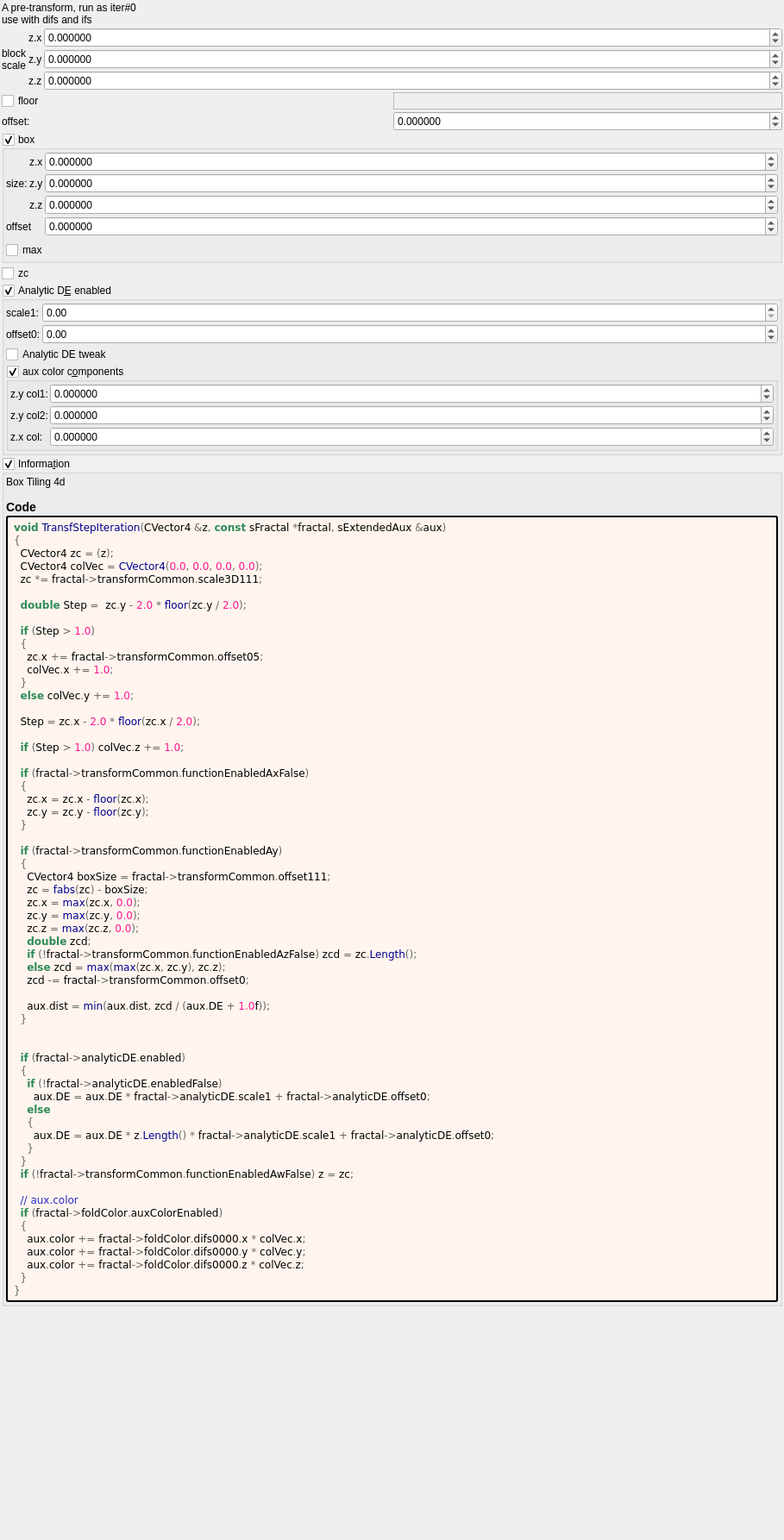
<?xml version="1.0" encoding="UTF-8"?>
<ui version="4.0">
 <class>transf_step</class>
 <widget class="QWidget" name="Form">
  <property name="geometry">
   <rect>
    <x>0</x>
    <y>0</y>
    <width>909</width>
    <height>1786</height>
   </rect>
  </property>
  <property name="windowTitle">
   <string notr="true">transf_step</string>
  </property>
  <layout class="QVBoxLayout" name="verticalLayout">
   <property name="spacing">
    <number>2</number>
   </property>
   <property name="leftMargin">
    <number>2</number>
   </property>
   <property name="topMargin">
    <number>2</number>
   </property>
   <property name="rightMargin">
    <number>2</number>
   </property>
   <property name="bottomMargin">
    <number>2</number>
   </property>
   <item>
    <widget class="QLabel" name="label_75">
     <property name="text">
      <string>A pre-transform, run as iter#0
use with difs and ifs</string>
     </property>
    </widget>
   </item>
   <item>
    <layout class="QGridLayout" name="gridLayout_2" columnstretch="0,0,1">
     <property name="spacing">
      <number>2</number>
     </property>
     <item row="3" column="2">
      <widget class="MyDoubleSpinBox" name="spinbox3_transf_scale3D_111_x">
       <property name="sizePolicy">
        <sizepolicy hsizetype="Minimum" vsizetype="Maximum">
         <horstretch>0</horstretch>
         <verstretch>0</verstretch>
        </sizepolicy>
       </property>
       <property name="prefix">
        <string/>
       </property>
       <property name="suffix">
        <string/>
       </property>
       <property name="decimals">
        <number>6</number>
       </property>
       <property name="minimum">
        <double>-99.989999999999995</double>
       </property>
       <property name="maximum">
        <double>99.989999999999995</double>
       </property>
       <property name="singleStep">
        <double>0.100000000000000</double>
       </property>
      </widget>
     </item>
     <item row="5" column="1">
      <widget class="QLabel" name="label_127">
       <property name="text">
        <string notr="true">z.z</string>
       </property>
      </widget>
     </item>
     <item row="4" column="2">
      <widget class="MyDoubleSpinBox" name="spinbox3_transf_scale3D_111_y">
       <property name="enabled">
        <bool>true</bool>
       </property>
       <property name="sizePolicy">
        <sizepolicy hsizetype="Minimum" vsizetype="Maximum">
         <horstretch>0</horstretch>
         <verstretch>0</verstretch>
        </sizepolicy>
       </property>
       <property name="prefix">
        <string/>
       </property>
       <property name="suffix">
        <string/>
       </property>
       <property name="decimals">
        <number>6</number>
       </property>
       <property name="minimum">
        <double>-99.989999999999995</double>
       </property>
       <property name="maximum">
        <double>99.989999999999995</double>
       </property>
       <property name="singleStep">
        <double>0.100000000000000</double>
       </property>
      </widget>
     </item>
     <item row="5" column="2">
      <widget class="MyDoubleSpinBox" name="spinbox3_transf_scale3D_111_z">
       <property name="enabled">
        <bool>true</bool>
       </property>
       <property name="sizePolicy">
        <sizepolicy hsizetype="Minimum" vsizetype="Maximum">
         <horstretch>0</horstretch>
         <verstretch>0</verstretch>
        </sizepolicy>
       </property>
       <property name="prefix">
        <string/>
       </property>
       <property name="suffix">
        <string/>
       </property>
       <property name="decimals">
        <number>6</number>
       </property>
       <property name="minimum">
        <double>-99.989999999999995</double>
       </property>
       <property name="maximum">
        <double>99.989999999999995</double>
       </property>
       <property name="singleStep">
        <double>0.100000000000000</double>
       </property>
      </widget>
     </item>
     <item row="3" column="1">
      <widget class="QLabel" name="label_129">
       <property name="text">
        <string notr="true">z.x</string>
       </property>
      </widget>
     </item>
     <item row="4" column="1">
      <widget class="QLabel" name="label_130">
       <property name="text">
        <string notr="true">z.y</string>
       </property>
      </widget>
     </item>
     <item row="3" column="0" rowspan="3">
      <widget class="QLabel" name="label_109">
       <property name="text">
        <string>block
scale</string>
       </property>
      </widget>
     </item>
    </layout>
   </item>
   <item>
    <layout class="QGridLayout" name="gridLayout_75" columnstretch="0,0">
     <property name="spacing">
      <number>2</number>
     </property>
     <item row="1" column="0">
      <widget class="MyCheckBox" name="checkBox_transf_function_enabledAx_false">
       <property name="text">
        <string notr="true">floor</string>
       </property>
      </widget>
     </item>
     <item row="1" column="1">
      <widget class="QFrame" name="frame">
       <property name="frameShape">
        <enum>QFrame::StyledPanel</enum>
       </property>
       <property name="frameShadow">
        <enum>QFrame::Raised</enum>
       </property>
      </widget>
     </item>
     <item row="2" column="0">
      <widget class="QLabel" name="label_110">
       <property name="text">
        <string>offset:</string>
       </property>
      </widget>
     </item>
     <item row="2" column="1">
      <widget class="MyDoubleSpinBox" name="spinbox_transf_offset_05">
       <property name="sizePolicy">
        <sizepolicy hsizetype="Minimum" vsizetype="Maximum">
         <horstretch>0</horstretch>
         <verstretch>0</verstretch>
        </sizepolicy>
       </property>
       <property name="prefix">
        <string/>
       </property>
       <property name="suffix">
        <string/>
       </property>
       <property name="decimals">
        <number>6</number>
       </property>
       <property name="minimum">
        <double>-99.989999999999995</double>
       </property>
       <property name="maximum">
        <double>99.989999999999995</double>
       </property>
       <property name="singleStep">
        <double>0.100000000000000</double>
       </property>
      </widget>
     </item>
    </layout>
   </item>
   <item>
    <widget class="MyGroupBox" name="groupCheck_transf_function_enabledAy">
     <property name="font">
      <font>
       <weight>50</weight>
       <bold>false</bold>
      </font>
     </property>
     <property name="title">
      <string>box&amp;</string>
     </property>
     <property name="checkable">
      <bool>true</bool>
     </property>
     <layout class="QVBoxLayout" name="verticalLayout_4">
      <property name="leftMargin">
       <number>2</number>
      </property>
      <property name="topMargin">
       <number>2</number>
      </property>
      <property name="rightMargin">
       <number>2</number>
      </property>
      <property name="bottomMargin">
       <number>2</number>
      </property>
      <item>
       <layout class="QGridLayout" name="gridLayout" columnstretch="0,0,1">
        <property name="spacing">
         <number>2</number>
        </property>
        <item row="5" column="2">
         <widget class="MyDoubleSpinBox" name="spinbox3_transf_offset_111_z">
          <property name="enabled">
           <bool>true</bool>
          </property>
          <property name="sizePolicy">
           <sizepolicy hsizetype="Minimum" vsizetype="Maximum">
            <horstretch>0</horstretch>
            <verstretch>0</verstretch>
           </sizepolicy>
          </property>
          <property name="prefix">
           <string/>
          </property>
          <property name="suffix">
           <string/>
          </property>
          <property name="decimals">
           <number>6</number>
          </property>
          <property name="minimum">
           <double>-99.989999999999995</double>
          </property>
          <property name="maximum">
           <double>99.989999999999995</double>
          </property>
          <property name="singleStep">
           <double>0.100000000000000</double>
          </property>
         </widget>
        </item>
        <item row="3" column="0" rowspan="3">
         <widget class="QLabel" name="label_108">
          <property name="text">
           <string>size:</string>
          </property>
         </widget>
        </item>
        <item row="4" column="2">
         <widget class="MyDoubleSpinBox" name="spinbox3_transf_offset_111_y">
          <property name="enabled">
           <bool>true</bool>
          </property>
          <property name="sizePolicy">
           <sizepolicy hsizetype="Minimum" vsizetype="Maximum">
            <horstretch>0</horstretch>
            <verstretch>0</verstretch>
           </sizepolicy>
          </property>
          <property name="prefix">
           <string/>
          </property>
          <property name="suffix">
           <string/>
          </property>
          <property name="decimals">
           <number>6</number>
          </property>
          <property name="minimum">
           <double>-99.989999999999995</double>
          </property>
          <property name="maximum">
           <double>99.989999999999995</double>
          </property>
          <property name="singleStep">
           <double>0.100000000000000</double>
          </property>
         </widget>
        </item>
        <item row="5" column="1">
         <widget class="QLabel" name="label_122">
          <property name="text">
           <string notr="true">z.z</string>
          </property>
         </widget>
        </item>
        <item row="3" column="1">
         <widget class="QLabel" name="label_121">
          <property name="text">
           <string notr="true">z.x</string>
          </property>
         </widget>
        </item>
        <item row="3" column="2">
         <widget class="MyDoubleSpinBox" name="spinbox3_transf_offset_111_x">
          <property name="sizePolicy">
           <sizepolicy hsizetype="Minimum" vsizetype="Maximum">
            <horstretch>0</horstretch>
            <verstretch>0</verstretch>
           </sizepolicy>
          </property>
          <property name="prefix">
           <string/>
          </property>
          <property name="suffix">
           <string/>
          </property>
          <property name="decimals">
           <number>6</number>
          </property>
          <property name="minimum">
           <double>-99.989999999999995</double>
          </property>
          <property name="maximum">
           <double>99.989999999999995</double>
          </property>
          <property name="singleStep">
           <double>0.100000000000000</double>
          </property>
         </widget>
        </item>
        <item row="4" column="1">
         <widget class="QLabel" name="label_124">
          <property name="text">
           <string notr="true">z.y</string>
          </property>
         </widget>
        </item>
        <item row="6" column="2">
         <widget class="MyDoubleSpinBox" name="spinbox_transf_offset_0">
          <property name="sizePolicy">
           <sizepolicy hsizetype="Minimum" vsizetype="Maximum">
            <horstretch>0</horstretch>
            <verstretch>0</verstretch>
           </sizepolicy>
          </property>
          <property name="prefix">
           <string/>
          </property>
          <property name="suffix">
           <string/>
          </property>
          <property name="decimals">
           <number>6</number>
          </property>
          <property name="minimum">
           <double>-99.989999999999995</double>
          </property>
          <property name="maximum">
           <double>99.989999999999995</double>
          </property>
          <property name="singleStep">
           <double>0.100000000000000</double>
          </property>
         </widget>
        </item>
        <item row="6" column="0" colspan="2">
         <widget class="QLabel" name="label_125">
          <property name="text">
           <string notr="true">offset</string>
          </property>
         </widget>
        </item>
       </layout>
      </item>
      <item>
       <widget class="MyCheckBox" name="checkBox_transf_function_enabledAz_false">
        <property name="text">
         <string notr="true">max</string>
        </property>
       </widget>
      </item>
     </layout>
    </widget>
   </item>
   <item>
    <widget class="MyCheckBox" name="checkBox_transf_function_enabledAw_false">
     <property name="text">
      <string notr="true">zc</string>
     </property>
    </widget>
   </item>
   <item>
    <widget class="MyGroupBox" name="groupCheck_analyticDE_enabled">
     <property name="title">
      <string>Analytic D&amp;E enabled</string>
     </property>
     <property name="checkable">
      <bool>true</bool>
     </property>
     <layout class="QVBoxLayout" name="verticalLayout_12" stretch="0,0,0">
      <property name="spacing">
       <number>2</number>
      </property>
      <property name="leftMargin">
       <number>2</number>
      </property>
      <property name="topMargin">
       <number>2</number>
      </property>
      <property name="rightMargin">
       <number>2</number>
      </property>
      <property name="bottomMargin">
       <number>2</number>
      </property>
      <item>
       <layout class="QGridLayout" name="gridLayout_28" columnstretch="0,0,1">
        <property name="spacing">
         <number>2</number>
        </property>
        <item row="1" column="1">
         <widget class="QLabel" name="label_178">
          <property name="text">
           <string>offset0:</string>
          </property>
         </widget>
        </item>
        <item row="0" column="1">
         <widget class="QLabel" name="label_179">
          <property name="text">
           <string>scale1:</string>
          </property>
         </widget>
        </item>
        <item row="1" column="2">
         <widget class="MyDoubleSpinBox" name="spinbox_analyticDE_offset_0">
          <property name="sizePolicy">
           <sizepolicy hsizetype="Minimum" vsizetype="Maximum">
            <horstretch>0</horstretch>
            <verstretch>0</verstretch>
           </sizepolicy>
          </property>
          <property name="prefix">
           <string/>
          </property>
          <property name="suffix">
           <string/>
          </property>
          <property name="decimals">
           <number>2</number>
          </property>
          <property name="minimum">
           <double>-99.989999999999995</double>
          </property>
          <property name="maximum">
           <double>99.989999999999995</double>
          </property>
          <property name="singleStep">
           <double>0.100000000000000</double>
          </property>
         </widget>
        </item>
        <item row="0" column="2">
         <widget class="MyDoubleSpinBox" name="spinbox_analyticDE_scale_1">
          <property name="sizePolicy">
           <sizepolicy hsizetype="Minimum" vsizetype="Maximum">
            <horstretch>0</horstretch>
            <verstretch>0</verstretch>
           </sizepolicy>
          </property>
          <property name="prefix">
           <string/>
          </property>
          <property name="suffix">
           <string/>
          </property>
          <property name="decimals">
           <number>2</number>
          </property>
          <property name="minimum">
           <double>0.000000000000000</double>
          </property>
          <property name="maximum">
           <double>99.989999999999995</double>
          </property>
          <property name="singleStep">
           <double>0.100000000000000</double>
          </property>
         </widget>
        </item>
       </layout>
      </item>
      <item>
       <widget class="MyCheckBox" name="checkBox_analyticDE_enabled_false">
        <property name="toolTip">
         <string>&lt;html&gt;&lt;head/&gt;&lt;body&gt;&lt;p&gt;Can sometimes improve render quality when using analytic DE&lt;/p&gt;&lt;/body&gt;&lt;/html&gt;</string>
        </property>
        <property name="text">
         <string>Analytic DE tweak</string>
        </property>
       </widget>
      </item>
      <item>
       <widget class="MyGroupBox" name="groupCheck_fold_color_aux_color_enabled">
        <property name="title">
         <string>aux color c&amp;omponents</string>
        </property>
        <property name="checkable">
         <bool>true</bool>
        </property>
        <layout class="QVBoxLayout" name="verticalLayout_11">
         <property name="leftMargin">
          <number>2</number>
         </property>
         <property name="topMargin">
          <number>2</number>
         </property>
         <property name="rightMargin">
          <number>2</number>
         </property>
         <property name="bottomMargin">
          <number>2</number>
         </property>
         <item>
          <layout class="QGridLayout" name="gridLayout_19" columnstretch="0,1">
           <property name="spacing">
            <number>2</number>
           </property>
           <item row="2" column="1">
            <widget class="MyDoubleSpinBox" name="spinbox4_fold_color_difs_0000_y">
             <property name="sizePolicy">
              <sizepolicy hsizetype="Minimum" vsizetype="Maximum">
               <horstretch>0</horstretch>
               <verstretch>0</verstretch>
              </sizepolicy>
             </property>
             <property name="prefix">
              <string/>
             </property>
             <property name="suffix">
              <string/>
             </property>
             <property name="decimals">
              <number>6</number>
             </property>
             <property name="minimum">
              <double>-100.000000000000000</double>
             </property>
             <property name="maximum">
              <double>100.000000000000000</double>
             </property>
             <property name="singleStep">
              <double>0.100000000000000</double>
             </property>
            </widget>
           </item>
           <item row="2" column="0">
            <widget class="QLabel" name="label_55">
             <property name="text">
              <string>z.y col2:</string>
             </property>
            </widget>
           </item>
           <item row="1" column="1">
            <widget class="MyDoubleSpinBox" name="spinbox4_fold_color_difs_0000_x">
             <property name="sizePolicy">
              <sizepolicy hsizetype="Minimum" vsizetype="Maximum">
               <horstretch>0</horstretch>
               <verstretch>0</verstretch>
              </sizepolicy>
             </property>
             <property name="prefix">
              <string/>
             </property>
             <property name="suffix">
              <string/>
             </property>
             <property name="decimals">
              <number>6</number>
             </property>
             <property name="minimum">
              <double>-100.000000000000000</double>
             </property>
             <property name="maximum">
              <double>100.000000000000000</double>
             </property>
             <property name="singleStep">
              <double>0.100000000000000</double>
             </property>
            </widget>
           </item>
           <item row="1" column="0">
            <widget class="QLabel" name="label_53">
             <property name="text">
              <string>z.y col1:</string>
             </property>
            </widget>
           </item>
           <item row="3" column="1">
            <widget class="MyDoubleSpinBox" name="spinbox4_fold_color_difs_0000_z">
             <property name="sizePolicy">
              <sizepolicy hsizetype="Minimum" vsizetype="Maximum">
               <horstretch>0</horstretch>
               <verstretch>0</verstretch>
              </sizepolicy>
             </property>
             <property name="prefix">
              <string/>
             </property>
             <property name="suffix">
              <string/>
             </property>
             <property name="decimals">
              <number>6</number>
             </property>
             <property name="minimum">
              <double>-100.000000000000000</double>
             </property>
             <property name="maximum">
              <double>100.000000000000000</double>
             </property>
             <property name="singleStep">
              <double>0.100000000000000</double>
             </property>
            </widget>
           </item>
           <item row="3" column="0">
            <widget class="QLabel" name="label_54">
             <property name="text">
              <string>z.x col:</string>
             </property>
            </widget>
           </item>
          </layout>
         </item>
        </layout>
       </widget>
      </item>
     </layout>
    </widget>
   </item>
   <item>
    <widget class="MyGroupBox" name="groupCheck_info">
     <property name="title">
      <string>Informa&amp;tion</string>
     </property>
     <property name="flat">
      <bool>false</bool>
     </property>
     <property name="checkable">
      <bool>true</bool>
     </property>
     <layout class="QVBoxLayout" name="verticalLayout_2">
      <property name="spacing">
       <number>2</number>
      </property>
      <property name="leftMargin">
       <number>2</number>
      </property>
      <property name="topMargin">
       <number>2</number>
      </property>
      <property name="rightMargin">
       <number>2</number>
      </property>
      <property name="bottomMargin">
       <number>2</number>
      </property>
      <item>
       <widget class="QLabel" name="label_information_general">
        <property name="text">
         <string notr="true">&lt;p&gt;Box Tiling 4d&lt;/p&gt;&lt;table&gt;
&lt;/table&gt;
&lt;h3&gt;Code&lt;/h3&gt;</string>
        </property>
        <property name="wordWrap">
         <bool>true</bool>
        </property>
        <property name="openExternalLinks">
         <bool>true</bool>
        </property>
        <property name="textInteractionFlags">
         <set>Qt::LinksAccessibleByMouse|Qt::TextSelectableByMouse</set>
        </property>
       </widget>
      </item>
      <item>
       <widget class="QLabel" name="label_code_content">
        <property name="styleSheet">
         <string notr="true">border-style: outset; border-width: 2px; border-radius: 3px; border-color: black; background-color: #fff5ee; padding: 4px;</string>
        </property>
        <property name="text">
         <string notr="true">&lt;body style=&quot;background-color:#fff5ee&quot;&gt;
&lt;pre style=&quot;color:#000000; background-color:#fff5ee;  font-family:'Courier New',monospace;&quot;&gt;&lt;span style=&quot;color:#2e8b57; font-weight:bold&quot;&gt;void&lt;/span&gt; &lt;span style=&quot;color:#00008f&quot;&gt;TransfStepIteration&lt;/span&gt;&lt;span style=&quot;color:#676767&quot;&gt;(&lt;/span&gt;CVector4 &lt;span style=&quot;color:#676767&quot;&gt;&amp;amp;&lt;/span&gt;z&lt;span style=&quot;color:#676767&quot;&gt;,&lt;/span&gt; &lt;span style=&quot;color:#2e8b57; font-weight:bold&quot;&gt;const&lt;/span&gt; sFractal &lt;span style=&quot;color:#676767&quot;&gt;*&lt;/span&gt;fractal&lt;span style=&quot;color:#676767&quot;&gt;,&lt;/span&gt; sExtendedAux &lt;span style=&quot;color:#676767&quot;&gt;&amp;amp;&lt;/span&gt;aux&lt;span style=&quot;color:#676767&quot;&gt;)&lt;/span&gt;
&lt;span style=&quot;color:#676767&quot;&gt;{&lt;/span&gt;
  CVector4 zc &lt;span style=&quot;color:#676767&quot;&gt;= (&lt;/span&gt;z&lt;span style=&quot;color:#676767&quot;&gt;);&lt;/span&gt;
  CVector4 colVec &lt;span style=&quot;color:#676767&quot;&gt;=&lt;/span&gt; &lt;span style=&quot;color:#00008f&quot;&gt;CVector4&lt;/span&gt;&lt;span style=&quot;color:#676767&quot;&gt;(&lt;/span&gt;&lt;span style=&quot;color:#ff1493&quot;&gt;0.0&lt;/span&gt;&lt;span style=&quot;color:#676767&quot;&gt;,&lt;/span&gt; &lt;span style=&quot;color:#ff1493&quot;&gt;0.0&lt;/span&gt;&lt;span style=&quot;color:#676767&quot;&gt;,&lt;/span&gt; &lt;span style=&quot;color:#ff1493&quot;&gt;0.0&lt;/span&gt;&lt;span style=&quot;color:#676767&quot;&gt;,&lt;/span&gt; &lt;span style=&quot;color:#ff1493&quot;&gt;0.0&lt;/span&gt;&lt;span style=&quot;color:#676767&quot;&gt;);&lt;/span&gt;
  zc &lt;span style=&quot;color:#676767&quot;&gt;*=&lt;/span&gt; fractal&lt;span style=&quot;color:#676767&quot;&gt;-&amp;gt;&lt;/span&gt;transformCommon&lt;span style=&quot;color:#676767&quot;&gt;.&lt;/span&gt;scale3D111&lt;span style=&quot;color:#676767&quot;&gt;;&lt;/span&gt;

  &lt;span style=&quot;color:#2e8b57; font-weight:bold&quot;&gt;double&lt;/span&gt; Step &lt;span style=&quot;color:#676767&quot;&gt;=&lt;/span&gt;  zc&lt;span style=&quot;color:#676767&quot;&gt;.&lt;/span&gt;y &lt;span style=&quot;color:#676767&quot;&gt;-&lt;/span&gt; &lt;span style=&quot;color:#ff1493&quot;&gt;2.0&lt;/span&gt; &lt;span style=&quot;color:#676767&quot;&gt;*&lt;/span&gt; &lt;span style=&quot;color:#00008f&quot;&gt;floor&lt;/span&gt;&lt;span style=&quot;color:#676767&quot;&gt;(&lt;/span&gt;zc&lt;span style=&quot;color:#676767&quot;&gt;.&lt;/span&gt;y &lt;span style=&quot;color:#676767&quot;&gt;/&lt;/span&gt; &lt;span style=&quot;color:#ff1493&quot;&gt;2.0&lt;/span&gt;&lt;span style=&quot;color:#676767&quot;&gt;);&lt;/span&gt;

  &lt;span style=&quot;color:#2e8b57; font-weight:bold&quot;&gt;if&lt;/span&gt; &lt;span style=&quot;color:#676767&quot;&gt;(&lt;/span&gt;Step &lt;span style=&quot;color:#676767&quot;&gt;&amp;gt;&lt;/span&gt; &lt;span style=&quot;color:#ff1493&quot;&gt;1.0&lt;/span&gt;&lt;span style=&quot;color:#676767&quot;&gt;)&lt;/span&gt;
  &lt;span style=&quot;color:#676767&quot;&gt;{&lt;/span&gt;
    zc&lt;span style=&quot;color:#676767&quot;&gt;.&lt;/span&gt;x &lt;span style=&quot;color:#676767&quot;&gt;+=&lt;/span&gt; fractal&lt;span style=&quot;color:#676767&quot;&gt;-&amp;gt;&lt;/span&gt;transformCommon&lt;span style=&quot;color:#676767&quot;&gt;.&lt;/span&gt;offset05&lt;span style=&quot;color:#676767&quot;&gt;;&lt;/span&gt;
    colVec&lt;span style=&quot;color:#676767&quot;&gt;.&lt;/span&gt;x &lt;span style=&quot;color:#676767&quot;&gt;+=&lt;/span&gt; &lt;span style=&quot;color:#ff1493&quot;&gt;1.0&lt;/span&gt;&lt;span style=&quot;color:#676767&quot;&gt;;&lt;/span&gt;
  &lt;span style=&quot;color:#676767&quot;&gt;}&lt;/span&gt;
  &lt;span style=&quot;color:#2e8b57; font-weight:bold&quot;&gt;else&lt;/span&gt; colVec&lt;span style=&quot;color:#676767&quot;&gt;.&lt;/span&gt;y &lt;span style=&quot;color:#676767&quot;&gt;+=&lt;/span&gt; &lt;span style=&quot;color:#ff1493&quot;&gt;1.0&lt;/span&gt;&lt;span style=&quot;color:#676767&quot;&gt;;&lt;/span&gt;

  Step &lt;span style=&quot;color:#676767&quot;&gt;=&lt;/span&gt; zc&lt;span style=&quot;color:#676767&quot;&gt;.&lt;/span&gt;x &lt;span style=&quot;color:#676767&quot;&gt;-&lt;/span&gt; &lt;span style=&quot;color:#ff1493&quot;&gt;2.0&lt;/span&gt; &lt;span style=&quot;color:#676767&quot;&gt;*&lt;/span&gt; &lt;span style=&quot;color:#00008f&quot;&gt;floor&lt;/span&gt;&lt;span style=&quot;color:#676767&quot;&gt;(&lt;/span&gt;zc&lt;span style=&quot;color:#676767&quot;&gt;.&lt;/span&gt;x &lt;span style=&quot;color:#676767&quot;&gt;/&lt;/span&gt; &lt;span style=&quot;color:#ff1493&quot;&gt;2.0&lt;/span&gt;&lt;span style=&quot;color:#676767&quot;&gt;);&lt;/span&gt;

  &lt;span style=&quot;color:#2e8b57; font-weight:bold&quot;&gt;if&lt;/span&gt; &lt;span style=&quot;color:#676767&quot;&gt;(&lt;/span&gt;Step &lt;span style=&quot;color:#676767&quot;&gt;&amp;gt;&lt;/span&gt; &lt;span style=&quot;color:#ff1493&quot;&gt;1.0&lt;/span&gt;&lt;span style=&quot;color:#676767&quot;&gt;)&lt;/span&gt; colVec&lt;span style=&quot;color:#676767&quot;&gt;.&lt;/span&gt;z &lt;span style=&quot;color:#676767&quot;&gt;+=&lt;/span&gt; &lt;span style=&quot;color:#ff1493&quot;&gt;1.0&lt;/span&gt;&lt;span style=&quot;color:#676767&quot;&gt;;&lt;/span&gt;

  &lt;span style=&quot;color:#2e8b57; font-weight:bold&quot;&gt;if&lt;/span&gt; &lt;span style=&quot;color:#676767&quot;&gt;(&lt;/span&gt;fractal&lt;span style=&quot;color:#676767&quot;&gt;-&amp;gt;&lt;/span&gt;transformCommon&lt;span style=&quot;color:#676767&quot;&gt;.&lt;/span&gt;functionEnabledAxFalse&lt;span style=&quot;color:#676767&quot;&gt;)&lt;/span&gt;
  &lt;span style=&quot;color:#676767&quot;&gt;{&lt;/span&gt;
    zc&lt;span style=&quot;color:#676767&quot;&gt;.&lt;/span&gt;x &lt;span style=&quot;color:#676767&quot;&gt;=&lt;/span&gt; zc&lt;span style=&quot;color:#676767&quot;&gt;.&lt;/span&gt;x &lt;span style=&quot;color:#676767&quot;&gt;-&lt;/span&gt; &lt;span style=&quot;color:#00008f&quot;&gt;floor&lt;/span&gt;&lt;span style=&quot;color:#676767&quot;&gt;(&lt;/span&gt;zc&lt;span style=&quot;color:#676767&quot;&gt;.&lt;/span&gt;x&lt;span style=&quot;color:#676767&quot;&gt;);&lt;/span&gt;
    zc&lt;span style=&quot;color:#676767&quot;&gt;.&lt;/span&gt;y &lt;span style=&quot;color:#676767&quot;&gt;=&lt;/span&gt; zc&lt;span style=&quot;color:#676767&quot;&gt;.&lt;/span&gt;y &lt;span style=&quot;color:#676767&quot;&gt;-&lt;/span&gt; &lt;span style=&quot;color:#00008f&quot;&gt;floor&lt;/span&gt;&lt;span style=&quot;color:#676767&quot;&gt;(&lt;/span&gt;zc&lt;span style=&quot;color:#676767&quot;&gt;.&lt;/span&gt;y&lt;span style=&quot;color:#676767&quot;&gt;);&lt;/span&gt;
  &lt;span style=&quot;color:#676767&quot;&gt;}&lt;/span&gt;

  &lt;span style=&quot;color:#2e8b57; font-weight:bold&quot;&gt;if&lt;/span&gt; &lt;span style=&quot;color:#676767&quot;&gt;(&lt;/span&gt;fractal&lt;span style=&quot;color:#676767&quot;&gt;-&amp;gt;&lt;/span&gt;transformCommon&lt;span style=&quot;color:#676767&quot;&gt;.&lt;/span&gt;functionEnabledAy&lt;span style=&quot;color:#676767&quot;&gt;)&lt;/span&gt;
  &lt;span style=&quot;color:#676767&quot;&gt;{&lt;/span&gt;
    CVector4 boxSize &lt;span style=&quot;color:#676767&quot;&gt;=&lt;/span&gt; fractal&lt;span style=&quot;color:#676767&quot;&gt;-&amp;gt;&lt;/span&gt;transformCommon&lt;span style=&quot;color:#676767&quot;&gt;.&lt;/span&gt;offset111&lt;span style=&quot;color:#676767&quot;&gt;;&lt;/span&gt;
    zc &lt;span style=&quot;color:#676767&quot;&gt;=&lt;/span&gt; &lt;span style=&quot;color:#00008f&quot;&gt;fabs&lt;/span&gt;&lt;span style=&quot;color:#676767&quot;&gt;(&lt;/span&gt;zc&lt;span style=&quot;color:#676767&quot;&gt;) -&lt;/span&gt; boxSize&lt;span style=&quot;color:#676767&quot;&gt;;&lt;/span&gt;
    zc&lt;span style=&quot;color:#676767&quot;&gt;.&lt;/span&gt;x &lt;span style=&quot;color:#676767&quot;&gt;=&lt;/span&gt; &lt;span style=&quot;color:#00008f&quot;&gt;max&lt;/span&gt;&lt;span style=&quot;color:#676767&quot;&gt;(&lt;/span&gt;zc&lt;span style=&quot;color:#676767&quot;&gt;.&lt;/span&gt;x&lt;span style=&quot;color:#676767&quot;&gt;,&lt;/span&gt; &lt;span style=&quot;color:#ff1493&quot;&gt;0.0&lt;/span&gt;&lt;span style=&quot;color:#676767&quot;&gt;);&lt;/span&gt;
    zc&lt;span style=&quot;color:#676767&quot;&gt;.&lt;/span&gt;y &lt;span style=&quot;color:#676767&quot;&gt;=&lt;/span&gt; &lt;span style=&quot;color:#00008f&quot;&gt;max&lt;/span&gt;&lt;span style=&quot;color:#676767&quot;&gt;(&lt;/span&gt;zc&lt;span style=&quot;color:#676767&quot;&gt;.&lt;/span&gt;y&lt;span style=&quot;color:#676767&quot;&gt;,&lt;/span&gt; &lt;span style=&quot;color:#ff1493&quot;&gt;0.0&lt;/span&gt;&lt;span style=&quot;color:#676767&quot;&gt;);&lt;/span&gt;
    zc&lt;span style=&quot;color:#676767&quot;&gt;.&lt;/span&gt;z &lt;span style=&quot;color:#676767&quot;&gt;=&lt;/span&gt; &lt;span style=&quot;color:#00008f&quot;&gt;max&lt;/span&gt;&lt;span style=&quot;color:#676767&quot;&gt;(&lt;/span&gt;zc&lt;span style=&quot;color:#676767&quot;&gt;.&lt;/span&gt;z&lt;span style=&quot;color:#676767&quot;&gt;,&lt;/span&gt; &lt;span style=&quot;color:#ff1493&quot;&gt;0.0&lt;/span&gt;&lt;span style=&quot;color:#676767&quot;&gt;);&lt;/span&gt;
    &lt;span style=&quot;color:#2e8b57; font-weight:bold&quot;&gt;double&lt;/span&gt; zcd&lt;span style=&quot;color:#676767&quot;&gt;;&lt;/span&gt;
    &lt;span style=&quot;color:#2e8b57; font-weight:bold&quot;&gt;if&lt;/span&gt; &lt;span style=&quot;color:#676767&quot;&gt;(!&lt;/span&gt;fractal&lt;span style=&quot;color:#676767&quot;&gt;-&amp;gt;&lt;/span&gt;transformCommon&lt;span style=&quot;color:#676767&quot;&gt;.&lt;/span&gt;functionEnabledAzFalse&lt;span style=&quot;color:#676767&quot;&gt;)&lt;/span&gt; zcd &lt;span style=&quot;color:#676767&quot;&gt;=&lt;/span&gt; zc&lt;span style=&quot;color:#676767&quot;&gt;.&lt;/span&gt;&lt;span style=&quot;color:#00008f&quot;&gt;Length&lt;/span&gt;&lt;span style=&quot;color:#676767&quot;&gt;();&lt;/span&gt;
    &lt;span style=&quot;color:#2e8b57; font-weight:bold&quot;&gt;else&lt;/span&gt; zcd &lt;span style=&quot;color:#676767&quot;&gt;=&lt;/span&gt; &lt;span style=&quot;color:#00008f&quot;&gt;max&lt;/span&gt;&lt;span style=&quot;color:#676767&quot;&gt;(&lt;/span&gt;&lt;span style=&quot;color:#00008f&quot;&gt;max&lt;/span&gt;&lt;span style=&quot;color:#676767&quot;&gt;(&lt;/span&gt;zc&lt;span style=&quot;color:#676767&quot;&gt;.&lt;/span&gt;x&lt;span style=&quot;color:#676767&quot;&gt;,&lt;/span&gt; zc&lt;span style=&quot;color:#676767&quot;&gt;.&lt;/span&gt;y&lt;span style=&quot;color:#676767&quot;&gt;),&lt;/span&gt; zc&lt;span style=&quot;color:#676767&quot;&gt;.&lt;/span&gt;z&lt;span style=&quot;color:#676767&quot;&gt;);&lt;/span&gt;
    zcd &lt;span style=&quot;color:#676767&quot;&gt;-=&lt;/span&gt; fractal&lt;span style=&quot;color:#676767&quot;&gt;-&amp;gt;&lt;/span&gt;transformCommon&lt;span style=&quot;color:#676767&quot;&gt;.&lt;/span&gt;offset0&lt;span style=&quot;color:#676767&quot;&gt;;&lt;/span&gt;

    aux&lt;span style=&quot;color:#676767&quot;&gt;.&lt;/span&gt;dist &lt;span style=&quot;color:#676767&quot;&gt;=&lt;/span&gt; &lt;span style=&quot;color:#00008f&quot;&gt;min&lt;/span&gt;&lt;span style=&quot;color:#676767&quot;&gt;(&lt;/span&gt;aux&lt;span style=&quot;color:#676767&quot;&gt;.&lt;/span&gt;dist&lt;span style=&quot;color:#676767&quot;&gt;,&lt;/span&gt; zcd &lt;span style=&quot;color:#676767&quot;&gt;/ (&lt;/span&gt;aux&lt;span style=&quot;color:#676767&quot;&gt;.&lt;/span&gt;DE &lt;span style=&quot;color:#676767&quot;&gt;+&lt;/span&gt; &lt;span style=&quot;color:#ff1493&quot;&gt;1.0&lt;/span&gt;f&lt;span style=&quot;color:#676767&quot;&gt;));&lt;/span&gt;
  &lt;span style=&quot;color:#676767&quot;&gt;}&lt;/span&gt;


  &lt;span style=&quot;color:#2e8b57; font-weight:bold&quot;&gt;if&lt;/span&gt; &lt;span style=&quot;color:#676767&quot;&gt;(&lt;/span&gt;fractal&lt;span style=&quot;color:#676767&quot;&gt;-&amp;gt;&lt;/span&gt;analyticDE&lt;span style=&quot;color:#676767&quot;&gt;.&lt;/span&gt;enabled&lt;span style=&quot;color:#676767&quot;&gt;)&lt;/span&gt;
  &lt;span style=&quot;color:#676767&quot;&gt;{&lt;/span&gt;
    &lt;span style=&quot;color:#2e8b57; font-weight:bold&quot;&gt;if&lt;/span&gt; &lt;span style=&quot;color:#676767&quot;&gt;(!&lt;/span&gt;fractal&lt;span style=&quot;color:#676767&quot;&gt;-&amp;gt;&lt;/span&gt;analyticDE&lt;span style=&quot;color:#676767&quot;&gt;.&lt;/span&gt;enabledFalse&lt;span style=&quot;color:#676767&quot;&gt;)&lt;/span&gt;
      aux&lt;span style=&quot;color:#676767&quot;&gt;.&lt;/span&gt;DE &lt;span style=&quot;color:#676767&quot;&gt;=&lt;/span&gt; aux&lt;span style=&quot;color:#676767&quot;&gt;.&lt;/span&gt;DE &lt;span style=&quot;color:#676767&quot;&gt;*&lt;/span&gt; fractal&lt;span style=&quot;color:#676767&quot;&gt;-&amp;gt;&lt;/span&gt;analyticDE&lt;span style=&quot;color:#676767&quot;&gt;.&lt;/span&gt;scale1 &lt;span style=&quot;color:#676767&quot;&gt;+&lt;/span&gt; fractal&lt;span style=&quot;color:#676767&quot;&gt;-&amp;gt;&lt;/span&gt;analyticDE&lt;span style=&quot;color:#676767&quot;&gt;.&lt;/span&gt;offset0&lt;span style=&quot;color:#676767&quot;&gt;;&lt;/span&gt;
    &lt;span style=&quot;color:#2e8b57; font-weight:bold&quot;&gt;else&lt;/span&gt;
    &lt;span style=&quot;color:#676767&quot;&gt;{&lt;/span&gt;
      aux&lt;span style=&quot;color:#676767&quot;&gt;.&lt;/span&gt;DE &lt;span style=&quot;color:#676767&quot;&gt;=&lt;/span&gt; aux&lt;span style=&quot;color:#676767&quot;&gt;.&lt;/span&gt;DE &lt;span style=&quot;color:#676767&quot;&gt;*&lt;/span&gt; z&lt;span style=&quot;color:#676767&quot;&gt;.&lt;/span&gt;&lt;span style=&quot;color:#00008f&quot;&gt;Length&lt;/span&gt;&lt;span style=&quot;color:#676767&quot;&gt;() *&lt;/span&gt; fractal&lt;span style=&quot;color:#676767&quot;&gt;-&amp;gt;&lt;/span&gt;analyticDE&lt;span style=&quot;color:#676767&quot;&gt;.&lt;/span&gt;scale1 &lt;span style=&quot;color:#676767&quot;&gt;+&lt;/span&gt; fractal&lt;span style=&quot;color:#676767&quot;&gt;-&amp;gt;&lt;/span&gt;analyticDE&lt;span style=&quot;color:#676767&quot;&gt;.&lt;/span&gt;offset0&lt;span style=&quot;color:#676767&quot;&gt;;&lt;/span&gt;
    &lt;span style=&quot;color:#676767&quot;&gt;}&lt;/span&gt;
  &lt;span style=&quot;color:#676767&quot;&gt;}&lt;/span&gt;
  &lt;span style=&quot;color:#2e8b57; font-weight:bold&quot;&gt;if&lt;/span&gt; &lt;span style=&quot;color:#676767&quot;&gt;(!&lt;/span&gt;fractal&lt;span style=&quot;color:#676767&quot;&gt;-&amp;gt;&lt;/span&gt;transformCommon&lt;span style=&quot;color:#676767&quot;&gt;.&lt;/span&gt;functionEnabledAwFalse&lt;span style=&quot;color:#676767&quot;&gt;)&lt;/span&gt; z &lt;span style=&quot;color:#676767&quot;&gt;=&lt;/span&gt; zc&lt;span style=&quot;color:#676767&quot;&gt;;&lt;/span&gt;

  &lt;span style=&quot;color:#2929cc&quot;&gt;// aux.color&lt;/span&gt;
  &lt;span style=&quot;color:#2e8b57; font-weight:bold&quot;&gt;if&lt;/span&gt; &lt;span style=&quot;color:#676767&quot;&gt;(&lt;/span&gt;fractal&lt;span style=&quot;color:#676767&quot;&gt;-&amp;gt;&lt;/span&gt;foldColor&lt;span style=&quot;color:#676767&quot;&gt;.&lt;/span&gt;auxColorEnabled&lt;span style=&quot;color:#676767&quot;&gt;)&lt;/span&gt;
  &lt;span style=&quot;color:#676767&quot;&gt;{&lt;/span&gt;
    aux&lt;span style=&quot;color:#676767&quot;&gt;.&lt;/span&gt;color &lt;span style=&quot;color:#676767&quot;&gt;+=&lt;/span&gt; fractal&lt;span style=&quot;color:#676767&quot;&gt;-&amp;gt;&lt;/span&gt;foldColor&lt;span style=&quot;color:#676767&quot;&gt;.&lt;/span&gt;difs0000&lt;span style=&quot;color:#676767&quot;&gt;.&lt;/span&gt;x &lt;span style=&quot;color:#676767&quot;&gt;*&lt;/span&gt; colVec&lt;span style=&quot;color:#676767&quot;&gt;.&lt;/span&gt;x&lt;span style=&quot;color:#676767&quot;&gt;;&lt;/span&gt;
    aux&lt;span style=&quot;color:#676767&quot;&gt;.&lt;/span&gt;color &lt;span style=&quot;color:#676767&quot;&gt;+=&lt;/span&gt; fractal&lt;span style=&quot;color:#676767&quot;&gt;-&amp;gt;&lt;/span&gt;foldColor&lt;span style=&quot;color:#676767&quot;&gt;.&lt;/span&gt;difs0000&lt;span style=&quot;color:#676767&quot;&gt;.&lt;/span&gt;y &lt;span style=&quot;color:#676767&quot;&gt;*&lt;/span&gt; colVec&lt;span style=&quot;color:#676767&quot;&gt;.&lt;/span&gt;y&lt;span style=&quot;color:#676767&quot;&gt;;&lt;/span&gt;
    aux&lt;span style=&quot;color:#676767&quot;&gt;.&lt;/span&gt;color &lt;span style=&quot;color:#676767&quot;&gt;+=&lt;/span&gt; fractal&lt;span style=&quot;color:#676767&quot;&gt;-&amp;gt;&lt;/span&gt;foldColor&lt;span style=&quot;color:#676767&quot;&gt;.&lt;/span&gt;difs0000&lt;span style=&quot;color:#676767&quot;&gt;.&lt;/span&gt;z &lt;span style=&quot;color:#676767&quot;&gt;*&lt;/span&gt; colVec&lt;span style=&quot;color:#676767&quot;&gt;.&lt;/span&gt;z&lt;span style=&quot;color:#676767&quot;&gt;;&lt;/span&gt;
  &lt;span style=&quot;color:#676767&quot;&gt;}&lt;/span&gt;
&lt;span style=&quot;color:#676767&quot;&gt;}&lt;/span&gt;
&lt;/pre&gt;
&lt;/body&gt;</string>
        </property>
        <property name="wordWrap">
         <bool>true</bool>
        </property>
        <property name="openExternalLinks">
         <bool>true</bool>
        </property>
        <property name="textInteractionFlags">
         <set>Qt::LinksAccessibleByMouse|Qt::TextSelectableByMouse</set>
        </property>
       </widget>
      </item>
     </layout>
    </widget>
   </item>
   <item>
    <spacer name="verticalSpacer">
     <property name="orientation">
      <enum>Qt::Vertical</enum>
     </property>
     <property name="sizeHint" stdset="0">
      <size>
       <width>20</width>
       <height>40</height>
      </size>
     </property>
    </spacer>
   </item>
  </layout>
 </widget>
 <customwidgets>
  <customwidget>
   <class>MyGroupBox</class>
   <extends>QGroupBox</extends>
   <header>my_group_box.h</header>
   <container>1</container>
  </customwidget>
  <customwidget>
   <class>MyDoubleSpinBox</class>
   <extends>QDoubleSpinBox</extends>
   <header>my_double_spin_box.h</header>
  </customwidget>
  <customwidget>
   <class>MyCheckBox</class>
   <extends>QCheckBox</extends>
   <header>my_check_box.h</header>
  </customwidget>
 </customwidgets>
 <tabstops>
  <tabstop>spinbox3_transf_offset_111_x</tabstop>
  <tabstop>spinbox3_transf_offset_111_y</tabstop>
  <tabstop>spinbox3_transf_offset_111_z</tabstop>
  <tabstop>groupCheck_info</tabstop>
 </tabstops>
 <resources/>
 <connections/>
</ui>
